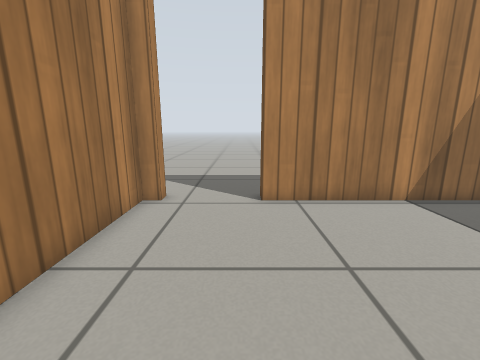
View 1 (above)

12 first-person views from a walk through a world built for the Gazebo simulator. The camera is 0.63 m above the floor, tilts 12° down and sees 90° across. The floor is counted in squares, 0.25 m on a side. Each view is taken from the middle of a square. On the plan, view 1 faces up. The plan holds only what a view shows up to about 17 squares ahead; the rest is blank. Simple patterns stand in for the simulator's built-in surfaces.

View 2
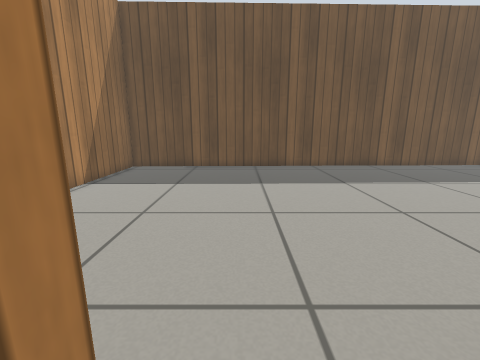

View 3
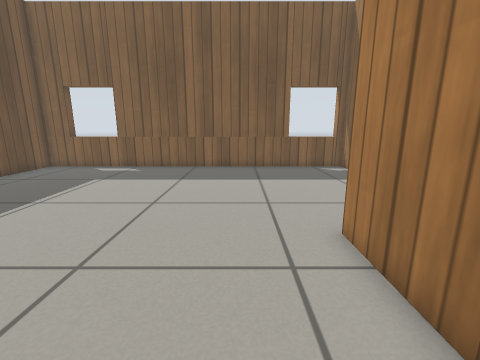

View 4
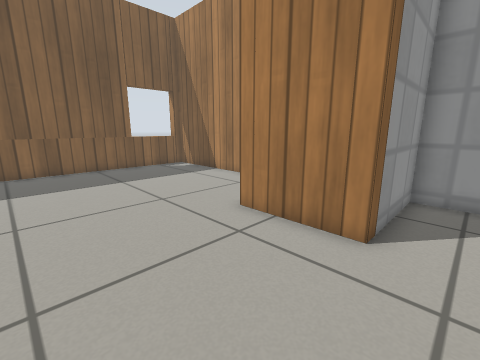

View 5
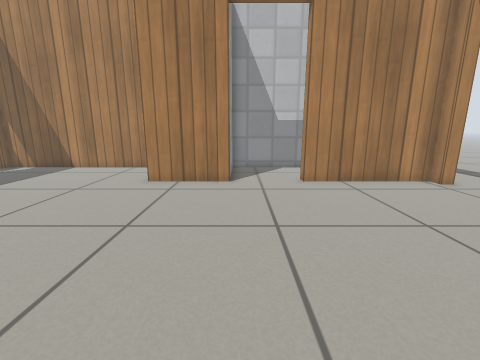

View 6
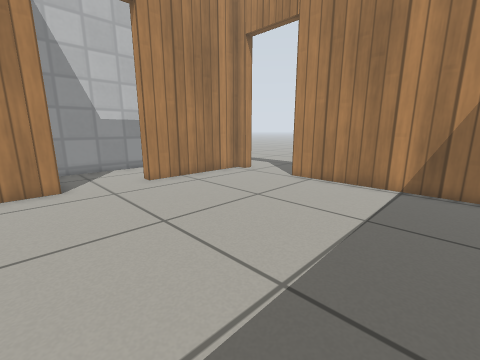

View 7
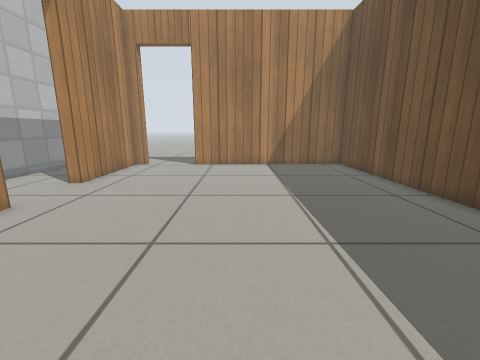

View 8
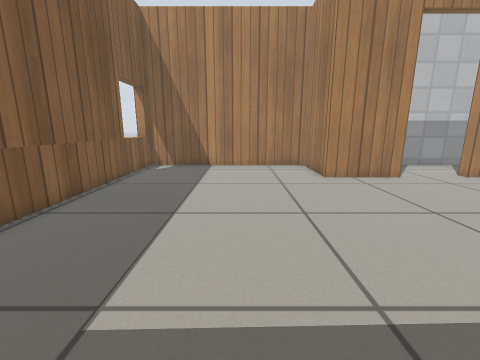

View 9
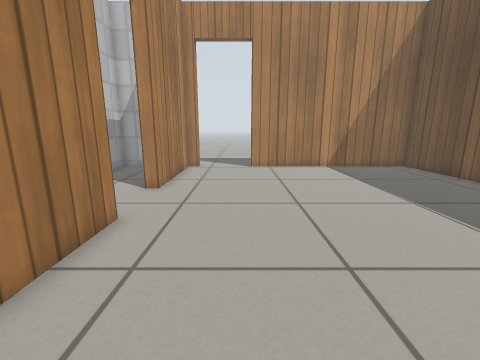

View 10
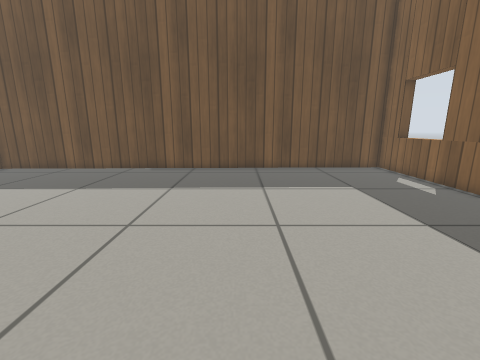

View 11
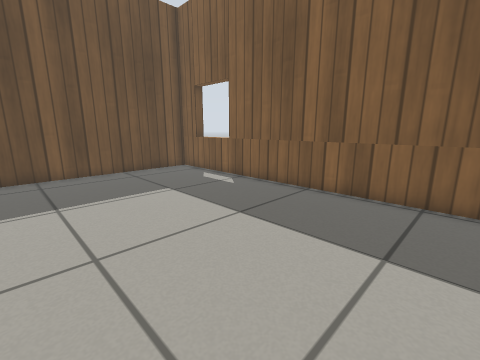

View 12
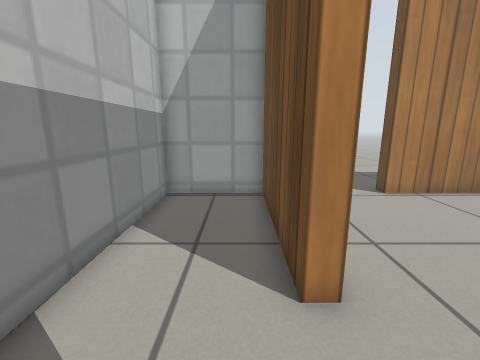

### Floor plan
Ten units are one square. View 1 is at (0, 0); x grows to the right and y downward. Boxes are objects, and circles mark ways between rooms. Rooms are numbered by the first view taken in them; rooms with no view inside come last. Other rooms are left out.
<svg viewBox="-84 -90 208 258">
<path fill="none" stroke="#000" d="M-35 15 -35 55 -79 55 -79 163 119 163 113 -83 8 -83M-28 -83 -35 -83 -35 -21M-41 -21 -41 -83 -79 -83 -79 15 -35 15"/>
<circle cx="-40" cy="-5" r="3" fill="#2a7"/>
<text x="30" y="50">1</text>
<text x="-60" y="-30">2</text>
</svg>
Room 1 opens to room 2.

Where each view was taken, in squares from view 1:
view 1: 0 up, 0 right, facing up
view 2: 1 up, 5 left, facing right
view 3: 0 up, 1 left, facing down
view 4: 0 up, 2 right, facing down-left
view 5: 1 down, 8 right, facing left
view 6: 3 down, 8 right, facing up-left
view 7: 9 down, 4 right, facing up
view 8: 10 down, 9 right, facing left
view 9: 8 down, 0 right, facing up
view 10: 7 down, 4 left, facing right
view 11: 7 down, 3 left, facing down-right
view 12: 1 down, 5 left, facing up
